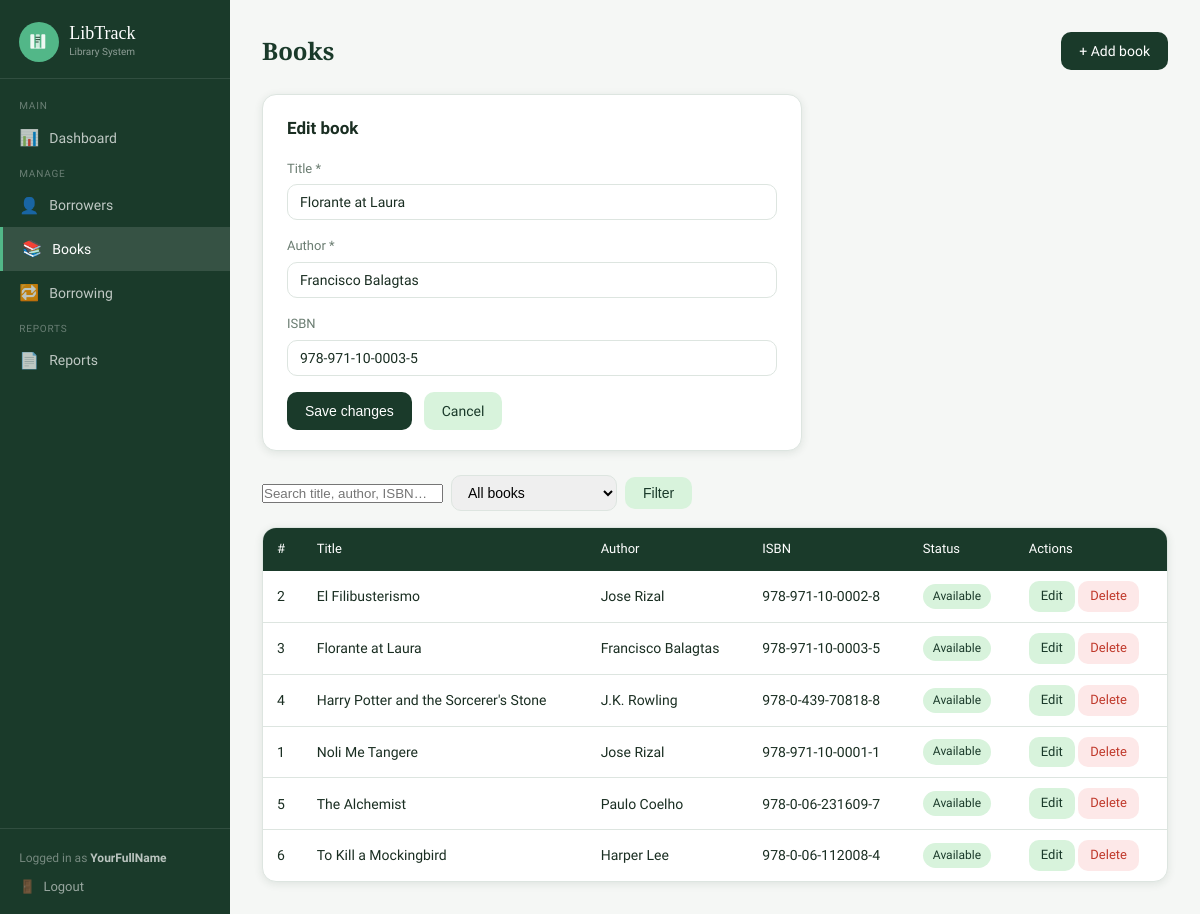
Page /books.php?action=edit&id=3 (signed in) on the committed database.
### tables this page shows
CREATE TABLE IF NOT EXISTS books (
    book_id    INT AUTO_INCREMENT PRIMARY KEY,
    title      VARCHAR(200) NOT NULL,
    author     VARCHAR(150) NOT NULL,
    isbn       VARCHAR(30)  UNIQUE,
    available  TINYINT(1)   NOT NULL DEFAULT 1,
    created_at DATETIME DEFAULT CURRENT_TIMESTAMP
);

### config.php (called while the page is built, shortened)
<?php
function sanitize(string $str): string {
    return htmlspecialchars(trim($str), ENT_QUOTES, 'UTF-8');
}

### books.php (the view, shortened to what this page needs)
<?php
require 'config.php';
$action  = $_GET['action']  ?? 'list';
$id      = (int)($_GET['id'] ?? 0);
$editing = null;
if ($action === 'edit' && $id) {
    $stmt = $pdo->prepare("SELECT * FROM books WHERE book_id = ?");
    $stmt->execute([$id]);
    $editing = $stmt->fetch();
}
$search = trim($_GET['q'] ?? '');
$filter = $_GET['filter'] ?? 'all';
$where = [];
$params = [];
$sql = "SELECT * FROM books" . ($where ? " WHERE " . implode(' AND ', $where) : '') . " ORDER BY title";
$stmt = $pdo->prepare($sql);
$stmt->execute($params);
$books = $stmt->fetchAll();
require 'includes/header.php';
?>
<div class="page-header">
  <h1>Books</h1>
  <a href="books.php?action=add" class="btn btn-primary">+ Add book</a>
</div>
<?php if ($action === 'add' || $action === 'edit'): ?>
<div class="card" style="max-width:540px;margin-bottom:1.5rem;">
  <h2 style="font-size:17px;margin-bottom:1rem;">
    <?= $action === 'edit' ? 'Edit book' : 'Add new book' ?>
  </h2>
  <form method="POST">
    <div class="form-grid">
      <div class="form-group">
        <label>Title *</label>
        <input type="text" name="title" required
               value="<?= sanitize($editing['title'] ?? '') ?>"
               placeholder="Book title">
      </div>
      <div class="form-group">
        <label>Author *</label>
        <input type="text" name="author" required
               value="<?= sanitize($editing['author'] ?? '') ?>"
               placeholder="Author name">
      </div>
      <div class="form-group">
        <label>ISBN</label>
        <input type="text" name="isbn"
               value="<?= sanitize($editing['isbn'] ?? '') ?>"
               placeholder="e.g. 978-0-06-112008-4">
      </div>
    </div>
    <div style="display:flex;gap:.75rem;margin-top:1rem;">
      <button type="submit" class="btn btn-primary">
        <?= $action === 'edit' ? 'Save changes' : 'Add book' ?>
      </button>
      <a href="books.php" class="btn btn-secondary">Cancel</a>
    </div>
  </form>
</div>
<?php endif; ?>
<form method="GET" class="search-bar" style="flex-wrap:wrap;">
  <input type="text" name="q" placeholder="Search title, author, ISBN…"
         value="<?= sanitize($search) ?>">
  <select name="filter" style="padding:8px 12px;border:1px solid var(--border);border-radius:var(--radius);font-size:14px;">
    <option value="all"       <?= $filter==='all'?'selected':'' ?>>All books</option>
  </select>
  <button type="submit" class="btn btn-secondary">Filter</button>
</form>
<?php if (empty($books)): ?>
  <div class="empty-state card">
    <div class="icon">📚</div>
    <p><?= $search ? 'No books match your search.' : 'No books yet. Add one above.' ?></p>
  </div>
<?php else: ?>
  <div class="table-wrap">
    <table>
      <thead>
        <tr>
          <th>#</th>
          <th>Title</th>
          <th>Author</th>
          <th>ISBN</th>
          <th>Status</th>
          <th>Actions</th>
        </tr>
      </thead>
      <tbody>
        <?php foreach ($books as $b): ?>
        <tr>
          <td><?= $b['book_id'] ?></td>
          <td><?= sanitize($b['title']) ?></td>
          <td><?= sanitize($b['author']) ?></td>
          <td><?= sanitize($b['isbn']) ?: '—' ?></td>
          <td>
            <span class="badge <?= $b['available'] ? 'badge-returned' : 'badge-borrowed' ?>">
              <?= $b['available'] ? 'Available' : 'Borrowed' ?>
            </span>
          </td>
          <td>
            <a href="books.php?action=edit&id=<?= $b['book_id'] ?>"
               class="btn btn-sm btn-secondary">Edit</a>
            <?php if ($b['available']): ?>
            <a href="books.php?action=delete&id=<?= $b['book_id'] ?>"
               class="btn btn-sm btn-danger"
               onclick="return confirm('Delete this book?')">Delete</a>
            <?php endif; ?>
          </td>
        </tr>
        <?php endforeach; ?>
      </tbody>
    </table>
  </div>
<?php endif; ?>
<?php require 'includes/footer.php'; ?>

### assets/css/style.css (style rules this page uses)
:root { --green-dark: #1a3a2a; --green-mid: #2d6a4f; --green-light: #52b788; --green-pale: #d8f3dc; --accent: #f4a261; --danger: #c0392b; --danger-pale: #fde8e8; --warning: #e67e22; --warning-pale: #fef3e2; --bg: #f5f7f5; --surface: #ffffff; --border: #dde5e0; --text: #1a2e22; --text-muted: #6b7d72; --radius: 10px; --radius-lg: 14px; --shadow: 0 2px 8px rgba(26,58,42,.10); }
*, *::before, *::after { box-sizing: border-box; margin: 0; padding: 0; }
body { font-family: 'Source Sans 3', sans-serif; background: var(--bg); color: var(--text); font-size: 15px; line-height: 1.6; min-height: 100vh; }
a { color: var(--green-mid); text-decoration: none; }
.page-header { display: flex; align-items: center; justify-content: space-between; margin-bottom: 1.5rem; flex-wrap: wrap; gap: .75rem; }
.page-header h1 { font-family: 'Playfair Display', serif; font-size: 24px; font-weight: 600; color: var(--green-dark); }
.card { background: var(--surface); border: 1px solid var(--border); border-radius: var(--radius-lg); padding: 1.25rem 1.5rem; box-shadow: var(--shadow); }
.btn { display: inline-flex; align-items: center; gap: 6px; padding: 8px 18px; border-radius: var(--radius); font-size: 14px; font-weight: 500; cursor: pointer; border: none; transition: filter .15s, transform .1s; text-decoration: none; }
.btn-primary { background: var(--green-dark); color: #fff; }
.btn-secondary { background: var(--green-pale); color: var(--green-dark); }
.btn-danger { background: var(--danger-pale); color: var(--danger); }
.btn-sm { padding: 5px 12px; font-size: 13px; }
.table-wrap { background: var(--surface); border: 1px solid var(--border); border-radius: var(--radius-lg); overflow: hidden; box-shadow: var(--shadow); }
table { width: 100%; border-collapse: collapse; font-size: 14px; }
thead th { background: var(--green-dark); color: #fff; padding: 11px 14px; text-align: left; font-weight: 500; font-size: 13px; }
tbody tr { transition: background .1s; }
tbody td { padding: 10px 14px; border-bottom: 1px solid var(--border); vertical-align: middle; }
tbody tr:last-child td { border-bottom: none; }
.badge { padding: 3px 10px; border-radius: 20px; font-size: 12px; font-weight: 500; display: inline-block; }
.badge-returned { background: var(--green-pale); color: var(--green-dark); }
.form-grid { display: grid; gap: 1rem; }
.form-group { display: flex; flex-direction: column; gap: 5px; }
.form-group label { font-size: 13px; font-weight: 500; color: var(--text-muted); }
.form-group input, .form-group select, .form-group textarea { padding: 9px 12px; border: 1px solid var(--border); border-radius: var(--radius); font-size: 14px; font-family: inherit; color: var(--text); background: var(--surface); transition: border-color .15s, box-shadow .15s; width: 100%; }
.search-bar { display: flex; gap: .5rem; align-items: center; margin-bottom: 1rem; }
.search-bar input { max-width: 280px; }

### rows in the picture
books: title "Florante at Laura", author "Francisco Balagtas", isbn "978-971-10-0003-5", book_id "3", available "Available"
books: book_id "2", title "El Filibusterismo", author "Jose Rizal", isbn "978-971-10-0002-8", available "Available"
books: book_id "4", title "Harry Potter and the Sorcerer's Stone", author "J.K. Rowling", isbn "978-0-439-70818-8", available "Available"
books: book_id "1", title "Noli Me Tangere", author "Jose Rizal", isbn "978-971-10-0001-1", available "Available"
books: book_id "5", title "The Alchemist", author "Paulo Coelho", isbn "978-0-06-231609-7", available "Available"
books: book_id "6", title "To Kill a Mockingbird", author "Harper Lee", isbn "978-0-06-112008-4", available "Available"

### other values in the picture
$_SESSION['admin_name'] "YourFullName"
